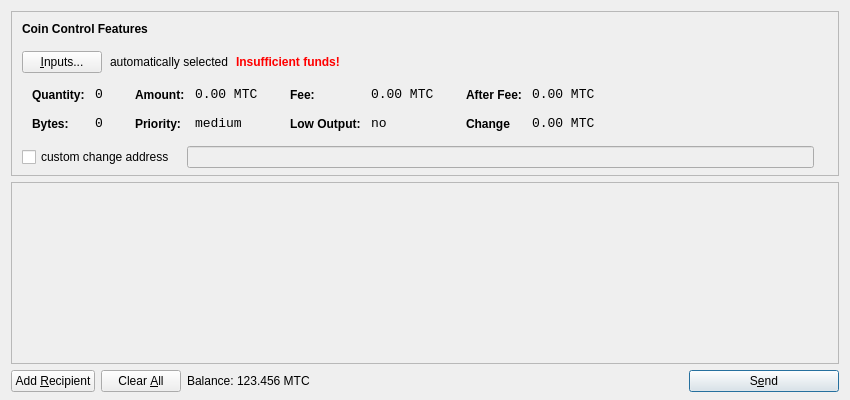
<?xml version="1.0" encoding="UTF-8"?>
<ui version="4.0">
 <class>SendCoinsDialog</class>
 <widget class="QDialog" name="SendCoinsDialog">
  <property name="geometry">
   <rect>
    <x>0</x>
    <y>0</y>
    <width>850</width>
    <height>400</height>
   </rect>
  </property>
  <property name="windowTitle">
   <string>Send Coins</string>
  </property>
  <layout class="QVBoxLayout" name="verticalLayout" stretch="0,1,0">
   <property name="bottomMargin">
    <number>8</number>
   </property>
   <item>
    <widget class="QFrame" name="frameCoinControl">
     <property name="sizePolicy">
      <sizepolicy hsizetype="Expanding" vsizetype="Expanding">
       <horstretch>0</horstretch>
       <verstretch>0</verstretch>
      </sizepolicy>
     </property>
     <property name="maximumSize">
      <size>
       <width>16777215</width>
       <height>16777215</height>
      </size>
     </property>
     <property name="frameShape">
      <enum>QFrame::StyledPanel</enum>
     </property>
     <property name="frameShadow">
      <enum>QFrame::Sunken</enum>
     </property>
     <layout class="QVBoxLayout" name="verticalLayoutCoinControl2">
      <property name="spacing">
       <number>6</number>
      </property>
      <property name="leftMargin">
       <number>0</number>
      </property>
      <property name="topMargin">
       <number>0</number>
      </property>
      <property name="rightMargin">
       <number>0</number>
      </property>
      <property name="bottomMargin">
       <number>6</number>
      </property>
      <item>
       <layout class="QVBoxLayout" name="verticalLayoutCoinControl" stretch="0,0,0,0,1">
        <property name="spacing">
         <number>0</number>
        </property>
        <property name="leftMargin">
         <number>10</number>
        </property>
        <property name="topMargin">
         <number>10</number>
        </property>
        <item>
         <layout class="QHBoxLayout" name="horizontalLayoutCoinControl1">
          <property name="bottomMargin">
           <number>15</number>
          </property>
          <item>
           <widget class="QLabel" name="labelCoinControlFeatures">
            <property name="sizePolicy">
             <sizepolicy hsizetype="Preferred" vsizetype="Maximum">
              <horstretch>0</horstretch>
              <verstretch>0</verstretch>
             </sizepolicy>
            </property>
            <property name="font">
             <font>
              <weight>75</weight>
              <bold>true</bold>
             </font>
            </property>
            <property name="styleSheet">
             <string notr="true">font-weight:bold;</string>
            </property>
            <property name="text">
             <string>Coin Control Features</string>
            </property>
           </widget>
          </item>
         </layout>
        </item>
        <item>
         <layout class="QHBoxLayout" name="horizontalLayoutCoinControl2" stretch="0,0,0,0">
          <property name="spacing">
           <number>8</number>
          </property>
          <property name="bottomMargin">
           <number>10</number>
          </property>
          <item>
           <widget class="QPushButton" name="pushButtonCoinControl">
            <property name="styleSheet">
             <string notr="true"/>
            </property>
            <property name="text">
             <string>&amp;Inputs...</string>
            </property>
           </widget>
          </item>
          <item>
           <widget class="QLabel" name="labelCoinControlAutomaticallySelected">
            <property name="text">
             <string>automatically selected</string>
            </property>
            <property name="margin">
             <number>5</number>
            </property>
           </widget>
          </item>
          <item>
           <widget class="QLabel" name="labelCoinControlInsuffFunds">
            <property name="font">
             <font>
              <weight>75</weight>
              <bold>true</bold>
             </font>
            </property>
            <property name="styleSheet">
             <string notr="true">color:red;font-weight:bold;</string>
            </property>
            <property name="text">
             <string>Insufficient funds!</string>
            </property>
            <property name="margin">
             <number>5</number>
            </property>
           </widget>
          </item>
          <item>
           <spacer name="horizontalSpacerCoinControl">
            <property name="orientation">
             <enum>Qt::Horizontal</enum>
            </property>
            <property name="sizeHint" stdset="0">
             <size>
              <width>40</width>
              <height>1</height>
             </size>
            </property>
           </spacer>
          </item>
         </layout>
        </item>
        <item>
         <widget class="QWidget" name="widgetCoinControl" native="true">
          <property name="sizePolicy">
           <sizepolicy hsizetype="Preferred" vsizetype="Preferred">
            <horstretch>0</horstretch>
            <verstretch>0</verstretch>
           </sizepolicy>
          </property>
          <property name="minimumSize">
           <size>
            <width>0</width>
            <height>0</height>
           </size>
          </property>
          <property name="styleSheet">
           <string notr="true"/>
          </property>
          <layout class="QHBoxLayout" name="horizontalLayoutCoinControl5">
           <property name="leftMargin">
            <number>0</number>
           </property>
           <property name="topMargin">
            <number>0</number>
           </property>
           <property name="rightMargin">
            <number>0</number>
           </property>
           <property name="bottomMargin">
            <number>0</number>
           </property>
           <item>
            <layout class="QHBoxLayout" name="horizontalLayoutCoinControl3" stretch="0,0,0,1">
             <property name="spacing">
              <number>20</number>
             </property>
             <property name="topMargin">
              <number>0</number>
             </property>
             <property name="bottomMargin">
              <number>10</number>
             </property>
             <item>
              <layout class="QFormLayout" name="formLayoutCoinControl1">
               <property name="horizontalSpacing">
                <number>10</number>
               </property>
               <property name="verticalSpacing">
                <number>14</number>
               </property>
               <property name="leftMargin">
                <number>10</number>
               </property>
               <property name="topMargin">
                <number>4</number>
               </property>
               <property name="rightMargin">
                <number>6</number>
               </property>
               <item row="0" column="0">
                <widget class="QLabel" name="labelCoinControlQuantityText">
                 <property name="styleSheet">
                  <string notr="true">font-weight:bold;</string>
                 </property>
                 <property name="text">
                  <string>Quantity:</string>
                 </property>
                 <property name="margin">
                  <number>0</number>
                 </property>
                </widget>
               </item>
               <item row="0" column="1">
                <widget class="QLabel" name="labelCoinControlQuantity">
                 <property name="font">
                  <font>
                   <family>Monospace</family>
                   <pointsize>10</pointsize>
                  </font>
                 </property>
                 <property name="cursor">
                  <cursorShape>IBeamCursor</cursorShape>
                 </property>
                 <property name="contextMenuPolicy">
                  <enum>Qt::ActionsContextMenu</enum>
                 </property>
                 <property name="text">
                  <string>0</string>
                 </property>
                 <property name="margin">
                  <number>0</number>
                 </property>
                 <property name="textInteractionFlags">
                  <set>Qt::LinksAccessibleByMouse|Qt::TextSelectableByKeyboard|Qt::TextSelectableByMouse</set>
                 </property>
                </widget>
               </item>
               <item row="1" column="0">
                <widget class="QLabel" name="labelCoinControlBytesText">
                 <property name="styleSheet">
                  <string notr="true">font-weight:bold;</string>
                 </property>
                 <property name="text">
                  <string>Bytes:</string>
                 </property>
                </widget>
               </item>
               <item row="1" column="1">
                <widget class="QLabel" name="labelCoinControlBytes">
                 <property name="font">
                  <font>
                   <family>Monospace</family>
                   <pointsize>10</pointsize>
                  </font>
                 </property>
                 <property name="cursor">
                  <cursorShape>IBeamCursor</cursorShape>
                 </property>
                 <property name="contextMenuPolicy">
                  <enum>Qt::ActionsContextMenu</enum>
                 </property>
                 <property name="text">
                  <string>0</string>
                 </property>
                 <property name="textInteractionFlags">
                  <set>Qt::LinksAccessibleByMouse|Qt::TextSelectableByKeyboard|Qt::TextSelectableByMouse</set>
                 </property>
                </widget>
               </item>
              </layout>
             </item>
             <item>
              <layout class="QFormLayout" name="formLayoutCoinControl2">
               <property name="horizontalSpacing">
                <number>10</number>
               </property>
               <property name="verticalSpacing">
                <number>14</number>
               </property>
               <property name="leftMargin">
                <number>6</number>
               </property>
               <property name="topMargin">
                <number>4</number>
               </property>
               <property name="rightMargin">
                <number>6</number>
               </property>
               <item row="0" column="0">
                <widget class="QLabel" name="labelCoinControlAmountText">
                 <property name="styleSheet">
                  <string notr="true">font-weight:bold;</string>
                 </property>
                 <property name="text">
                  <string>Amount:</string>
                 </property>
                 <property name="margin">
                  <number>0</number>
                 </property>
                </widget>
               </item>
               <item row="0" column="1">
                <widget class="QLabel" name="labelCoinControlAmount">
                 <property name="font">
                  <font>
                   <family>Monospace</family>
                   <pointsize>10</pointsize>
                  </font>
                 </property>
                 <property name="cursor">
                  <cursorShape>IBeamCursor</cursorShape>
                 </property>
                 <property name="contextMenuPolicy">
                  <enum>Qt::ActionsContextMenu</enum>
                 </property>
                 <property name="text">
                  <string>0.00 MTC</string>
                 </property>
                 <property name="textInteractionFlags">
                  <set>Qt::LinksAccessibleByMouse|Qt::TextSelectableByKeyboard|Qt::TextSelectableByMouse</set>
                 </property>
                </widget>
               </item>
               <item row="1" column="0">
                <widget class="QLabel" name="labelCoinControlPriorityText">
                 <property name="styleSheet">
                  <string notr="true">font-weight:bold;</string>
                 </property>
                 <property name="text">
                  <string>Priority:</string>
                 </property>
                </widget>
               </item>
               <item row="1" column="1">
                <widget class="QLabel" name="labelCoinControlPriority">
                 <property name="font">
                  <font>
                   <family>Monospace</family>
                   <pointsize>10</pointsize>
                  </font>
                 </property>
                 <property name="cursor">
                  <cursorShape>IBeamCursor</cursorShape>
                 </property>
                 <property name="contextMenuPolicy">
                  <enum>Qt::ActionsContextMenu</enum>
                 </property>
                 <property name="text">
                  <string>medium</string>
                 </property>
                 <property name="textInteractionFlags">
                  <set>Qt::LinksAccessibleByMouse|Qt::TextSelectableByKeyboard|Qt::TextSelectableByMouse</set>
                 </property>
                </widget>
               </item>
              </layout>
             </item>
             <item>
              <layout class="QFormLayout" name="formLayoutCoinControl3">
               <property name="horizontalSpacing">
                <number>10</number>
               </property>
               <property name="verticalSpacing">
                <number>14</number>
               </property>
               <property name="leftMargin">
                <number>6</number>
               </property>
               <property name="topMargin">
                <number>4</number>
               </property>
               <property name="rightMargin">
                <number>6</number>
               </property>
               <item row="0" column="0">
                <widget class="QLabel" name="labelCoinControlFeeText">
                 <property name="styleSheet">
                  <string notr="true">font-weight:bold;</string>
                 </property>
                 <property name="text">
                  <string>Fee:</string>
                 </property>
                 <property name="margin">
                  <number>0</number>
                 </property>
                </widget>
               </item>
               <item row="0" column="1">
                <widget class="QLabel" name="labelCoinControlFee">
                 <property name="font">
                  <font>
                   <family>Monospace</family>
                   <pointsize>10</pointsize>
                  </font>
                 </property>
                 <property name="cursor">
                  <cursorShape>IBeamCursor</cursorShape>
                 </property>
                 <property name="contextMenuPolicy">
                  <enum>Qt::ActionsContextMenu</enum>
                 </property>
                 <property name="text">
                  <string>0.00 MTC</string>
                 </property>
                 <property name="textInteractionFlags">
                  <set>Qt::LinksAccessibleByMouse|Qt::TextSelectableByKeyboard|Qt::TextSelectableByMouse</set>
                 </property>
                </widget>
               </item>
               <item row="1" column="0">
                <widget class="QLabel" name="labelCoinControlLowOutputText">
                 <property name="styleSheet">
                  <string notr="true">font-weight:bold;</string>
                 </property>
                 <property name="text">
                  <string>Low Output:</string>
                 </property>
                </widget>
               </item>
               <item row="1" column="1">
                <widget class="QLabel" name="labelCoinControlLowOutput">
                 <property name="font">
                  <font>
                   <family>Monospace</family>
                   <pointsize>10</pointsize>
                  </font>
                 </property>
                 <property name="cursor">
                  <cursorShape>IBeamCursor</cursorShape>
                 </property>
                 <property name="contextMenuPolicy">
                  <enum>Qt::ActionsContextMenu</enum>
                 </property>
                 <property name="text">
                  <string>no</string>
                 </property>
                 <property name="textInteractionFlags">
                  <set>Qt::LinksAccessibleByMouse|Qt::TextSelectableByKeyboard|Qt::TextSelectableByMouse</set>
                 </property>
                </widget>
               </item>
              </layout>
             </item>
             <item>
              <layout class="QFormLayout" name="formLayoutCoinControl4">
               <property name="horizontalSpacing">
                <number>10</number>
               </property>
               <property name="verticalSpacing">
                <number>14</number>
               </property>
               <property name="leftMargin">
                <number>6</number>
               </property>
               <property name="topMargin">
                <number>4</number>
               </property>
               <property name="rightMargin">
                <number>6</number>
               </property>
               <item row="0" column="0">
                <widget class="QLabel" name="labelCoinControlAfterFeeText">
                 <property name="styleSheet">
                  <string notr="true">font-weight:bold;</string>
                 </property>
                 <property name="text">
                  <string>After Fee:</string>
                 </property>
                 <property name="margin">
                  <number>0</number>
                 </property>
                </widget>
               </item>
               <item row="0" column="1">
                <widget class="QLabel" name="labelCoinControlAfterFee">
                 <property name="font">
                  <font>
                   <family>Monospace</family>
                   <pointsize>10</pointsize>
                  </font>
                 </property>
                 <property name="cursor">
                  <cursorShape>IBeamCursor</cursorShape>
                 </property>
                 <property name="contextMenuPolicy">
                  <enum>Qt::ActionsContextMenu</enum>
                 </property>
                 <property name="text">
                  <string>0.00 MTC</string>
                 </property>
                 <property name="textInteractionFlags">
                  <set>Qt::LinksAccessibleByMouse|Qt::TextSelectableByKeyboard|Qt::TextSelectableByMouse</set>
                 </property>
                </widget>
               </item>
               <item row="1" column="0">
                <widget class="QLabel" name="labelCoinControlChangeText">
                 <property name="styleSheet">
                  <string notr="true">font-weight:bold;</string>
                 </property>
                 <property name="text">
                  <string>Change</string>
                 </property>
                </widget>
               </item>
               <item row="1" column="1">
                <widget class="QLabel" name="labelCoinControlChange">
                 <property name="font">
                  <font>
                   <family>Monospace</family>
                   <pointsize>10</pointsize>
                  </font>
                 </property>
                 <property name="cursor">
                  <cursorShape>IBeamCursor</cursorShape>
                 </property>
                 <property name="contextMenuPolicy">
                  <enum>Qt::ActionsContextMenu</enum>
                 </property>
                 <property name="text">
                  <string>0.00 MTC</string>
                 </property>
                 <property name="textInteractionFlags">
                  <set>Qt::LinksAccessibleByMouse|Qt::TextSelectableByKeyboard|Qt::TextSelectableByMouse</set>
                 </property>
                </widget>
               </item>
              </layout>
             </item>
            </layout>
           </item>
          </layout>
         </widget>
        </item>
        <item>
         <layout class="QHBoxLayout" name="horizontalLayoutCoinControl4" stretch="0,0,0">
          <property name="spacing">
           <number>12</number>
          </property>
          <property name="sizeConstraint">
           <enum>QLayout::SetDefaultConstraint</enum>
          </property>
          <property name="topMargin">
           <number>5</number>
          </property>
          <property name="rightMargin">
           <number>5</number>
          </property>
          <item>
           <widget class="QCheckBox" name="checkBoxCoinControlChange">
            <property name="text">
             <string>custom change address</string>
            </property>
           </widget>
          </item>
          <item>
           <widget class="QLineEdit" name="lineEditCoinControlChange">
            <property name="enabled">
             <bool>false</bool>
            </property>
            <property name="sizePolicy">
             <sizepolicy hsizetype="Expanding" vsizetype="Fixed">
              <horstretch>0</horstretch>
              <verstretch>0</verstretch>
             </sizepolicy>
            </property>
           </widget>
          </item>
          <item>
           <widget class="QLabel" name="labelCoinControlChangeLabel">
            <property name="sizePolicy">
             <sizepolicy hsizetype="Preferred" vsizetype="Expanding">
              <horstretch>0</horstretch>
              <verstretch>0</verstretch>
             </sizepolicy>
            </property>
            <property name="minimumSize">
             <size>
              <width>0</width>
              <height>0</height>
             </size>
            </property>
            <property name="text">
             <string/>
            </property>
            <property name="margin">
             <number>3</number>
            </property>
           </widget>
          </item>
         </layout>
        </item>
        <item>
         <spacer name="verticalSpacerCoinControl">
          <property name="orientation">
           <enum>Qt::Vertical</enum>
          </property>
          <property name="sizeHint" stdset="0">
           <size>
            <width>800</width>
            <height>1</height>
           </size>
          </property>
         </spacer>
        </item>
       </layout>
      </item>
     </layout>
    </widget>
   </item>
   <item>
    <widget class="QScrollArea" name="scrollArea">
     <property name="widgetResizable">
      <bool>true</bool>
     </property>
     <widget class="QWidget" name="scrollAreaWidgetContents">
      <property name="geometry">
       <rect>
        <x>0</x>
        <y>0</y>
        <width>830</width>
        <height>173</height>
       </rect>
      </property>
      <layout class="QVBoxLayout" name="verticalLayout_2">
       <property name="leftMargin">
        <number>0</number>
       </property>
       <property name="topMargin">
        <number>0</number>
       </property>
       <property name="rightMargin">
        <number>0</number>
       </property>
       <property name="bottomMargin">
        <number>0</number>
       </property>
       <item>
        <layout class="QVBoxLayout" name="entries">
         <property name="spacing">
          <number>6</number>
         </property>
        </layout>
       </item>
       <item>
        <spacer name="verticalSpacer">
         <property name="orientation">
          <enum>Qt::Vertical</enum>
         </property>
         <property name="sizeHint" stdset="0">
          <size>
           <width>20</width>
           <height>40</height>
          </size>
         </property>
        </spacer>
       </item>
      </layout>
     </widget>
    </widget>
   </item>
   <item>
    <layout class="QHBoxLayout" name="horizontalLayout">
     <item>
      <widget class="QPushButton" name="addButton">
       <property name="toolTip">
        <string>Send to multiple recipients at once</string>
       </property>
       <property name="text">
        <string>Add &amp;Recipient</string>
       </property>
       <property name="icon">
        <iconset resource="../bitcoin.qrc">
         <normaloff>:/icons/add</normaloff>:/icons/add</iconset>
       </property>
       <property name="autoDefault">
        <bool>false</bool>
       </property>
      </widget>
     </item>
     <item>
      <widget class="QPushButton" name="clearButton">
       <property name="sizePolicy">
        <sizepolicy hsizetype="Minimum" vsizetype="Fixed">
         <horstretch>0</horstretch>
         <verstretch>0</verstretch>
        </sizepolicy>
       </property>
       <property name="toolTip">
        <string>Remove all transaction fields</string>
       </property>
       <property name="text">
        <string>Clear &amp;All</string>
       </property>
       <property name="icon">
        <iconset resource="../bitcoin.qrc">
         <normaloff>:/icons/remove</normaloff>:/icons/remove</iconset>
       </property>
       <property name="autoRepeatDelay">
        <number>300</number>
       </property>
       <property name="autoDefault">
        <bool>false</bool>
       </property>
      </widget>
     </item>
     <item>
      <layout class="QHBoxLayout" name="horizontalLayout_2">
       <property name="spacing">
        <number>3</number>
       </property>
       <item>
        <widget class="QLabel" name="label">
         <property name="text">
          <string>Balance:</string>
         </property>
        </widget>
       </item>
       <item>
        <widget class="QLabel" name="labelBalance">
         <property name="cursor">
          <cursorShape>IBeamCursor</cursorShape>
         </property>
         <property name="text">
          <string>123.456 MTC</string>
         </property>
         <property name="textInteractionFlags">
          <set>Qt::LinksAccessibleByMouse|Qt::TextSelectableByKeyboard|Qt::TextSelectableByMouse</set>
         </property>
        </widget>
       </item>
      </layout>
     </item>
     <item>
      <spacer name="horizontalSpacer">
       <property name="orientation">
        <enum>Qt::Horizontal</enum>
       </property>
       <property name="sizeHint" stdset="0">
        <size>
         <width>40</width>
         <height>20</height>
        </size>
       </property>
      </spacer>
     </item>
     <item>
      <widget class="QPushButton" name="sendButton">
       <property name="minimumSize">
        <size>
         <width>150</width>
         <height>0</height>
        </size>
       </property>
       <property name="toolTip">
        <string>Confirm the send action</string>
       </property>
       <property name="text">
        <string>S&amp;end</string>
       </property>
       <property name="icon">
        <iconset resource="../bitcoin.qrc">
         <normaloff>:/icons/send</normaloff>:/icons/send</iconset>
       </property>
       <property name="default">
        <bool>true</bool>
       </property>
      </widget>
     </item>
    </layout>
   </item>
  </layout>
 </widget>
 <resources>
  <include location="../bitcoin.qrc"/>
 </resources>
 <connections/>
</ui>
